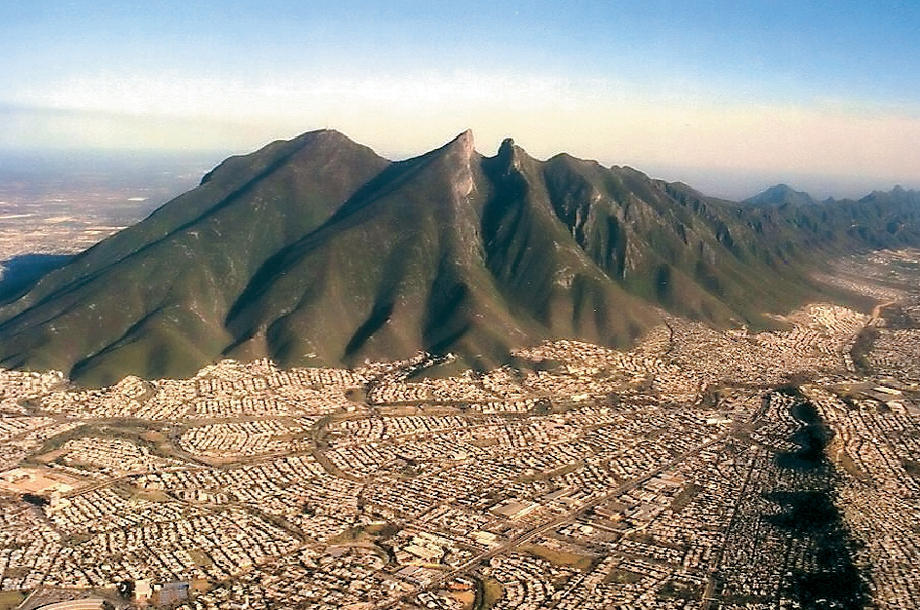
#> input picture deteccionDeBordes/mty.jpg, 920 x 610 px
$ python deteccionDeBordes.py   (older library calls are emulated)
#> lines starting #> are read from the running program, lines starting #| are printed output that depends on the picture; after the words box and inside, x2 and y2 are one past the last pixel; in counts of white or black regions, pixels touching at a corner belong together
import os
import cv2
import numpy as np
def canny(image, sigma=0.33):
	v = np.median(image)
	lower = int(max(0, (1.0 - sigma) * v))
	upper = int(min(255, (1.0 + sigma) * v))
	edges = cv2.Canny(image, lower, upper)
	return edges
def sobel(img):
    sobelx = cv2.Sobel(img,cv2.CV_64F,1,0,ksize=5)
    sobely = cv2.Sobel(img,cv2.CV_64F,0,1,ksize=5)
    cv2.imshow( "sobel x", sobelx )
    return sobely
def menu(opciones, texto=''):
#> called with texto = ''
    opcion = -100
    while(opcion < 0 or opcion > len(opciones)):
        while True:
            print('\t Menu Selecione una opcion')
            print(texto)
            for i, x in enumerate(opciones):
                print(str(i+1)+ "-. "+ str(x))
            try:
                opcion = int(input("ingrese una opcion valida: "))
                break
            except ValueError:
                os.system ("cls")
                print("ingrese una opcion valida")
#> this loop made 1 pass; the answer given on pass 1: 1
    return opcion
def prewiit(img):
    img_gaussian = cv2.GaussianBlur(img,(3,3),0)
    kernelx = np.array([[1,1,1],[0,0,0],[-1,-1,-1]])
    kernely = np.array([[-1,0,1],[-1,0,1],[-1,0,1]])
    img_prewittx = cv2.filter2D(img_gaussian, -1, kernelx)
    img_prewitty = cv2.filter2D(img_gaussian, -1, kernely)
    cv2.imshow( "Prewitty x", img_prewittx )
    return img_prewitty
opcion = menu(['Canny','Sobel','Prewiit'])

img = cv2.imread( 'mty.jpg' )
#> img is the input picture: shape (610, 920, 3); mean B, G, R 130.3, 140.6, 145.7
imgGray = cv2.cvtColor( img, cv2.COLOR_RGB2GRAY )
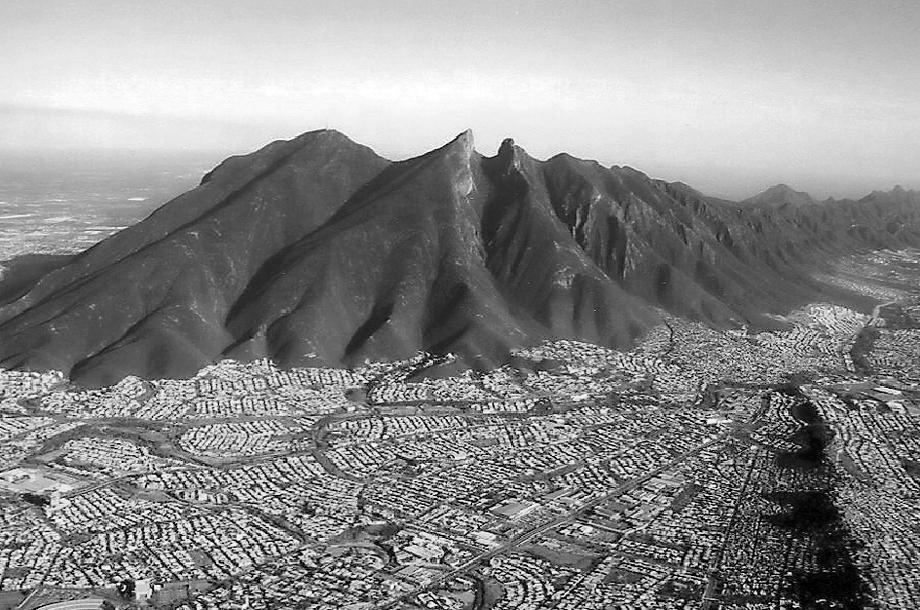
#> imgGray: shape (610, 920); min 0, max 255, mean 138.1
result = {
        1: canny(imgGray, .1),
        2: sobel(imgGray),
        3: prewiit(imgGray)
    }.get(opcion,1)
#> in canny, `v = np.median(image)`: v = 126
#> in canny, `lower = int(max(0, (1.0 - sigma) * v))`: lower = 113
#> in canny, `upper = int(min(255, (1.0 + sigma) * v))`: upper = 138
#> in canny, `edges = cv2.Canny(image, lower, upper)`:
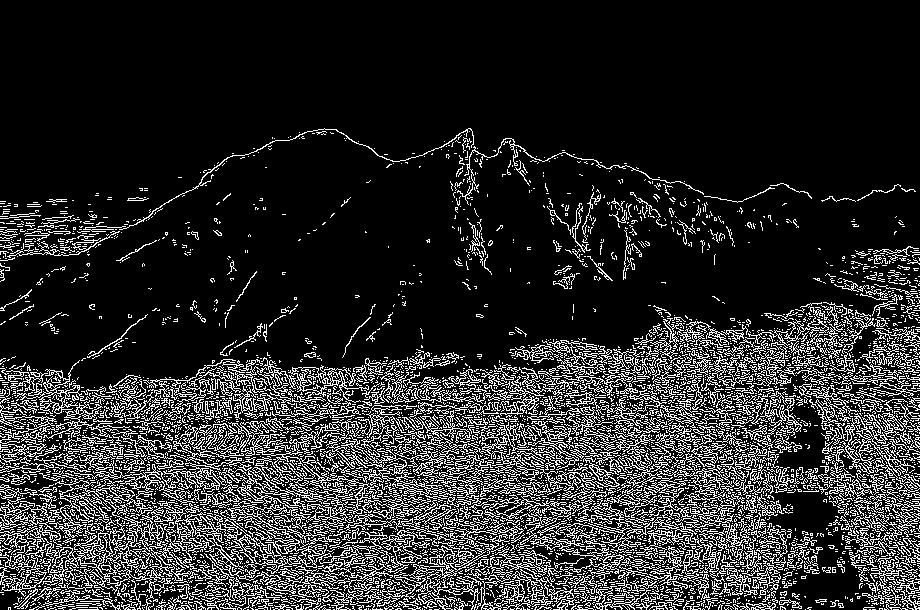
#> edges: shape (610, 920); 16.7% white in thin lines or dots, all inside (x1, y1, x2, y2) = (0, 128, 920, 610)
#> in sobel, `sobelx = cv2.Sobel(img,cv2.CV_64F,1,0,ksize=5)`:
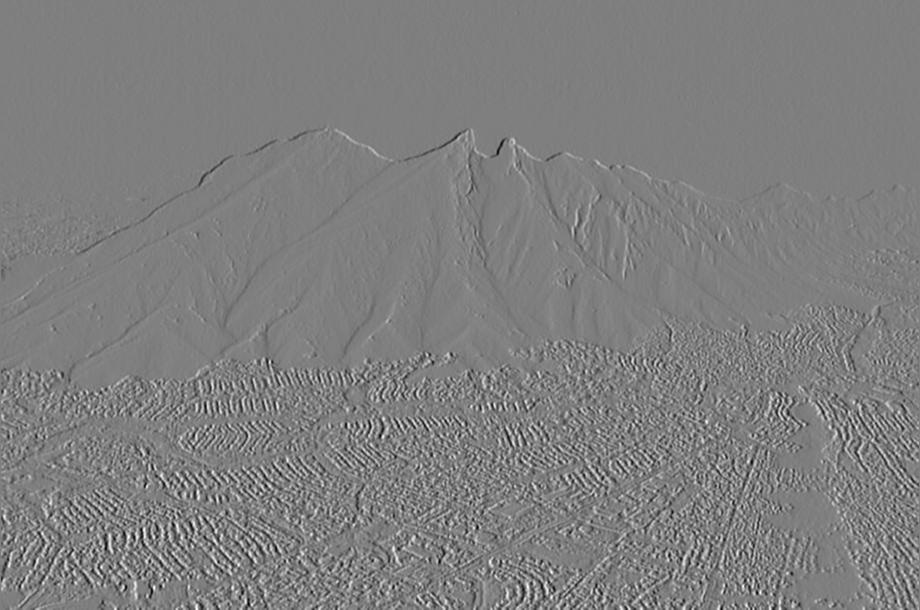
#> sobelx: shape (610, 920) float64; min -10043, max 10100, mean -3.3; drawn with min black and max white
#> in sobel, `sobely = cv2.Sobel(img,cv2.CV_64F,0,1,ksize=5)`:
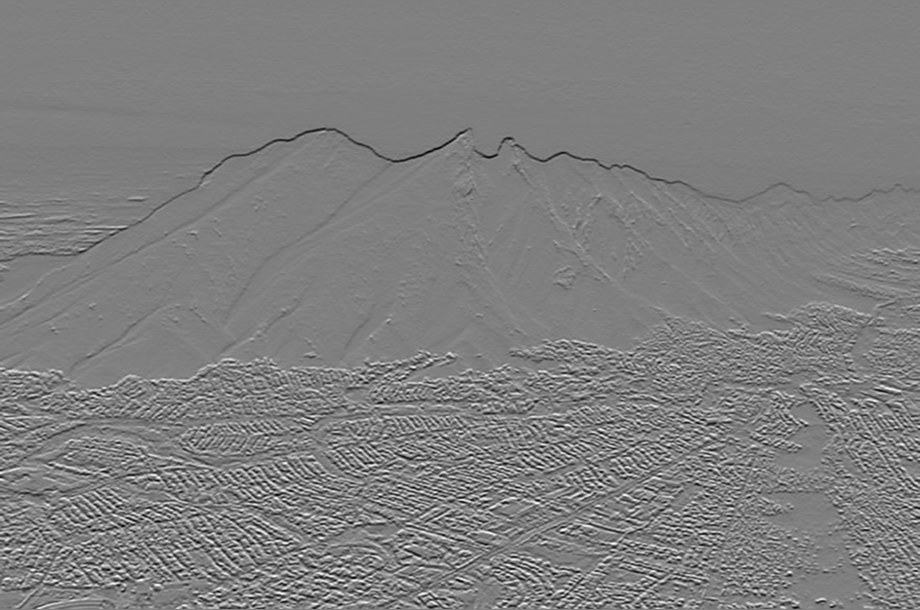
#> sobely: shape (610, 920) float64; min -10234, max 10221, mean -19.1; drawn with min black and max white
#> in sobel, `cv2.imshow( "sobel x", sobelx )`:
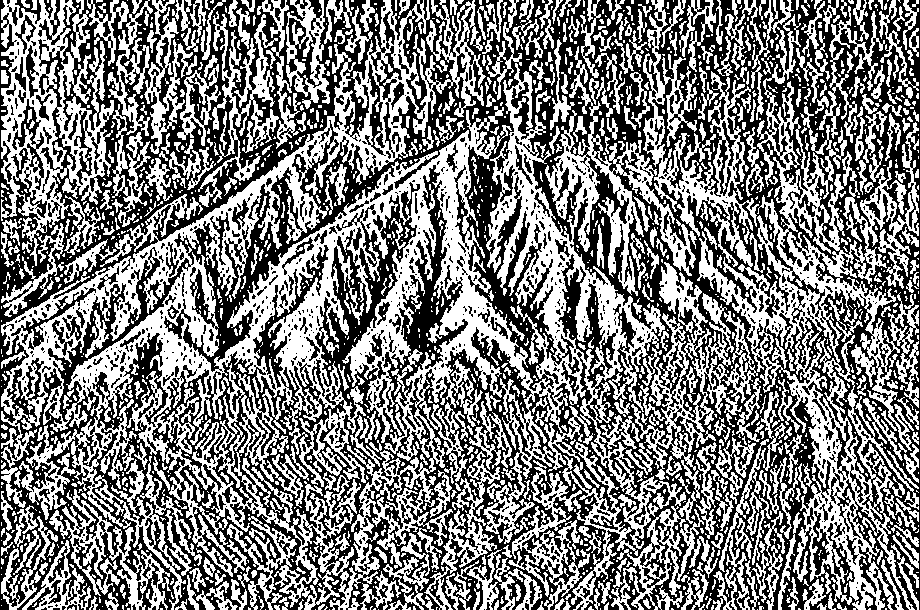
#> window 'sobel x': shape (610, 920); 49.2% white; 1701 white regions (1172 under 20 px), largest, box (x1, y1, x2, y2) and area: (1, 0, 697, 610) 118610, (643, 0, 919, 610) 39795, (1, 0, 114, 266) 12123
#> in prewiit, `img_prewittx = cv2.filter2D(img_gaussian, -1, kernelx)`:
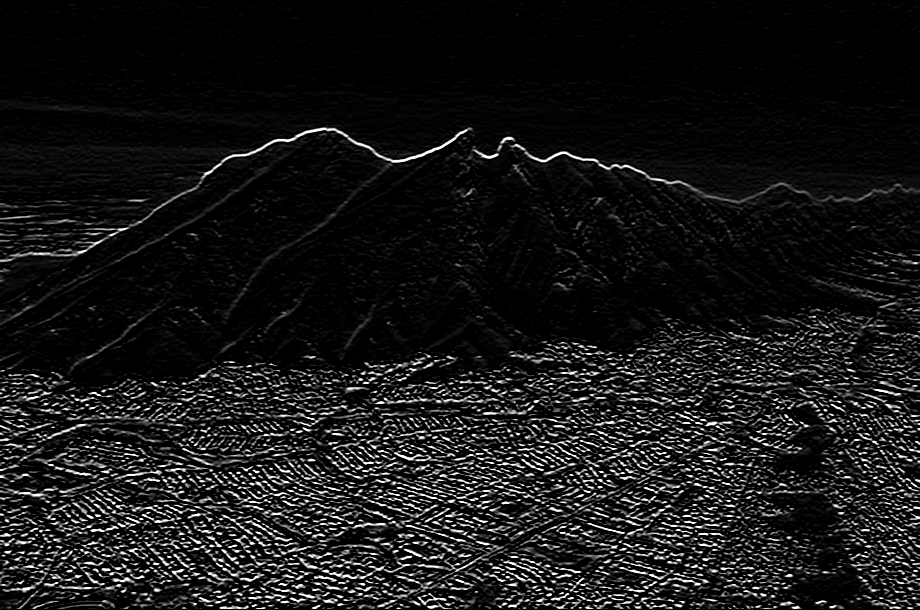
#> img_prewittx: shape (610, 920); min 0, max 255, mean 22.9
#> in prewiit, `img_prewitty = cv2.filter2D(img_gaussian, -1, kernely)`:
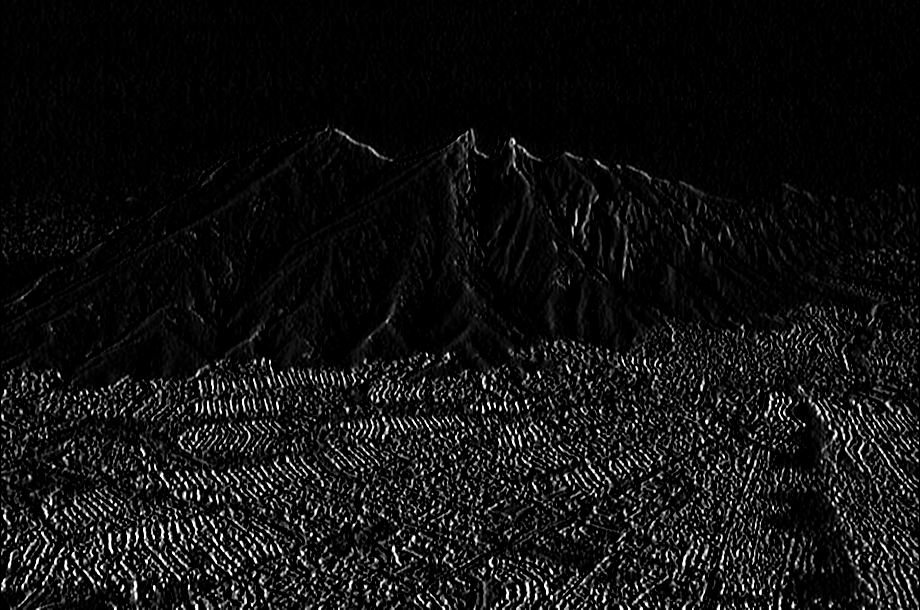
#> img_prewitty: shape (610, 920); min 0, max 255, mean 17


cv2.imshow( "original", img )
cv2.imshow( "grey.png", imgGray )
cv2.imshow( "resultado", result )
cv2.waitKey(0)
cv2.destroyAllWindows()
